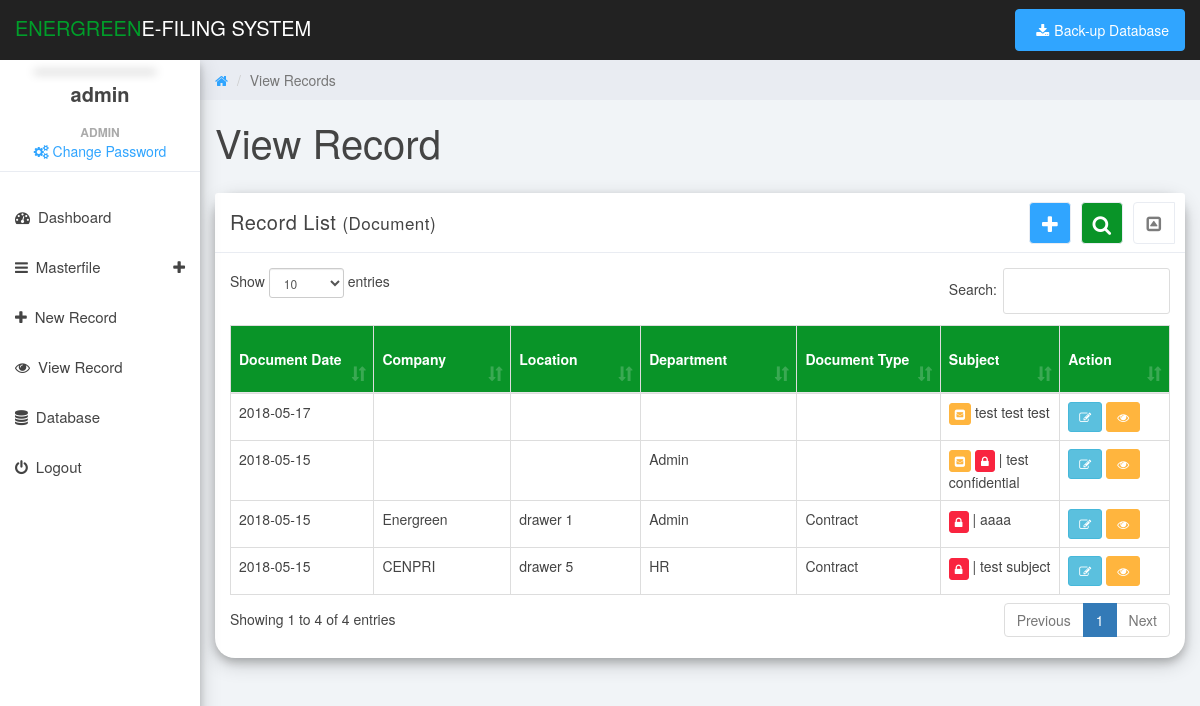
Page /viewrecord.php (signed in) on the committed database.
### tables this page shows
CREATE TABLE IF NOT EXISTS `document_info` (
`document_id` int(11) NOT NULL,
  `type_id` int(11) NOT NULL,
  `user_id` int(11) NOT NULL,
  `company_id` int(11) NOT NULL DEFAULT '0',
  `department_id` int(11) NOT NULL,
  `logged_date` varchar(255) DEFAULT NULL,
  `document_date` varchar(255) DEFAULT NULL,
  `location_id` int(11) NOT NULL DEFAULT '0',
  `subject` text NOT NULL,
  `copy_type` varchar(100) DEFAULT NULL,
  `confidential` varchar(15) DEFAULT NULL,
  `sender_company` varchar(150) DEFAULT NULL,
  `sender_person` varchar(255) DEFAULT NULL,
  `addressee_company` varchar(150) DEFAULT NULL,
  `addressee_person` varchar(255) DEFAULT NULL,
  `addressee` varchar(255) DEFAULT NULL,
  `signatory` varchar(255) DEFAULT NULL,
  `remarks` text NOT NULL,
  `email_attach` int(11) NOT NULL DEFAULT '0',
  `email_sender` varchar(255) DEFAULT NULL
);

CREATE TABLE IF NOT EXISTS `department` (
`department_id` int(11) NOT NULL,
  `department_name` varchar(100) DEFAULT NULL
);

CREATE TABLE IF NOT EXISTS `company` (
`company_id` int(11) NOT NULL,
  `company_name` varchar(255) NOT NULL
);

CREATE TABLE IF NOT EXISTS `document_location` (
`location_id` int(11) NOT NULL,
  `location_name` varchar(255) DEFAULT NULL
);

CREATE TABLE IF NOT EXISTS `document_type` (
`type_id` int(11) NOT NULL,
  `type_name` varchar(100) DEFAULT NULL
);

### functions/functions.php (called while the page is built, shortened)
<?php
	function getInfo($con, $column, $table, $id, $value_id){
		$get = $con->query("SELECT $column FROM $table WHERE $id = '$value_id'");
		$fetch = $get->fetch_array();
		return $fetch[$column];
	}
?>

### viewrecord.php (the view, shortened to what this page needs)
<?php
	include('header.php');
	include 'functions/functions.php';
	$usertype=$_SESSION['usertype'];
	$userid=$_SESSION['userid'];
?>
<body>
	<div id="contents" style="display: none">
		<div class="col-sm-9 col-sm-offset-3 col-lg-10 col-lg-offset-2 main">
			<div class="row">
				<ol class="breadcrumb">
					<li><a href="#">
						<em class="fa fa-home"></em>
					</a></li>
					<li class="active">View Records </li>
				</ol>
			</div>
			<div class="row">
				<div class="col-lg-12">
					<h1 class="page-header">View Record</h1>
				</div>
			</div>
			<div class="row">
				<div class="col-md-12">
					<div class="panel panel-default box-shadow">
						<div class="panel-heading">
							Record List <small>(Document)</small>
							<span class="pull-right clickable panel-toggle panel-button-tab-left"><em class="fa fa-toggle-up"></em></span>
							<a class="pull-right  btn-success btn-fill panel-toggle" style="background:#099428;color:white" data-toggle="modal" data-target="#mdl_searchRecord"><em class="fa fa-search"></em></a>
							<a class="pull-right btn-primary panel-toggle" style="background:#30a5ff;color:white" href="newrecord_first.php"><em class="fa fa-plus"></em></a>
						</div>
						<div class="panel-body">
							<div class="canvas-wrapper">
								<div id="tabl_rec" class="city">
									<table class="table  table-hover table-bordered" id="tbl_record" style="width:100%">
										<?php
										if(isset($_POST['search_doc'])){
											echo "Filters Applied: ".filtersApplied($con, $_POST) . " <a href='$_SERVER[PHP_SELF]' style='color:red; font-size:11px'>Remove filter</a><br><br>";
											$docid=filteredSQL($con,$_POST);
											?>
											<thead class="th-header">
												<th style='display:none'></th>
												<th>Document Date</th>
												<th>Company</th>
												<th>Location</th>
												<th>Department</th>
												<th>Document Type</th>
												<th>Subject</th>
												<th>Action</th>
											</thead>
											<?php
											foreach($docid AS $id){
												$sql = mysqli_query($con,"SELECT * FROM document_info WHERE document_id = '$id' ORDER BY document_id DESC");
												while($row = mysqli_fetch_array($sql)){
											?>
											<tr>
												<td style='display:none'><?php echo $row['document_id'];?></td>
												<td><?php echo $row['document_date'];?></td>
												<td><?php echo getInfo($con, 'company_name', 'company', 'company_id',  $row['company_id']);?></td>
												<td><?php echo getInfo($con, 'location_name', 'document_location', 'location_id',  $row['location_id']);?></td>
												<td><?php echo getInfo($con, 'department_name', 'department', 'department_id',  $row['department_id']);?></td>
												<td><?php echo getInfo($con, 'type_name', 'document_type', 'type_id',  $row['type_id']);?></td>
												<td><?php if($row['email_attach'] == 1) { ?>
													<a class='btn btn-warning btn-xs'><span class='fa fa-envelope-square'></span></a>
													<?php }
													 if($row['confidential'] == 'Yes') echo "<a class='btn btn-danger btn-xs'><span class='fa fa-lock'></span></a> | ";  echo $row['subject'];?>
												</td>
												<td>
												<?php
												$shared=getShared($con,$userid,$row['document_id']);
												if($usertype=='Staff') {
													if($row['confidential'] == 'No') { ?>
													<a href='newrecord.php?docid=<?php echo $row['document_id']; ?>' class="btn btn-info btn-sm" ><span class="fa fa-pencil-square-o"></span></a>
													<a href='view_details.php?id=<?php echo $row['document_id']; ?>' target='_blank' class="btn btn-warning btn-sm" ><span class="fa fa-eye"></span></a>
												<?php
													}
												} else if($usertype=='Manager'){
													if($row['user_id'] == $userid || $row['confidential'] == 'No' || $shared > 0) { ?>
													<a href='newrecord.php?docid=<?php echo $row['document_id']; ?>' class="btn btn-info btn-sm" ><span class="fa fa-pencil-square-o"></span></a>
													<a href='view_details.php?id=<?php echo $row['document_id']; ?>' target='_blank' class="btn btn-warning btn-sm" ><span class="fa fa-eye"></span></a>
													<?php }
												} else if($usertype=='Admin') { ?>
												<a href='newrecord.php?docid=<?php echo $row['document_id']; ?>' class="btn btn-info btn-sm" ><span class="fa fa-pencil-square-o"></span></a>
													<a href='view_details.php?id=<?php echo $row['document_id']; ?>' target='_blank' class="btn btn-warning btn-sm" ><span class="fa fa-eye"></span></a>
												<?php } ?>
												</td>
											</tr>
											<?php } } } else { ?>
											<thead class="th-header">
												<th>Document Date</th>
												<th>Company</th>
												<th>Location</th>
												<th>Department</th>
												<th>Document Type</th>
												<th>Subject</th>
												<th>Action</th>
											</thead>
											<?php
												$sql = mysqli_query($con,"SELECT * FROM document_info ORDER BY document_id DESC");
												while($row = mysqli_fetch_array($sql)){
											?>
											<tr>
												<td><?php echo $row['document_date'];?></td>
												<td><?php echo getInfo($con, 'company_name', 'company', 'company_id',  $row['company_id']);?></td>
												<td><?php echo getInfo($con, 'location_name', 'document_location', 'location_id',  $row['location_id']);?></td>
												<td><?php echo getInfo($con, 'department_name', 'department', 'department_id',  $row['department_id']);?></td>
												<td><?php echo getInfo($con, 'type_name', 'document_type', 'type_id',  $row['type_id']);?></td>
												<td>
													<?php if($row['email_attach'] == 1) { ?>
													<a class='btn btn-warning btn-xs'><span class='fa fa-envelope-square'></span></a>
													<?php }
													 if($row['confidential'] == 'Yes') echo "<a class='btn btn-danger btn-xs'><span class='fa fa-lock'></span></a> | ";  echo $row['subject'];?></td>
												<td>
												<?php
												if($usertype=='Staff') {
													if($row['confidential'] == 'No') { ?>
													<a href='newrecord.php?docid=<?php echo $row['document_id']; ?>' class="btn btn-info btn-sm" ><span class="fa fa-pencil-square-o"></span></a>
													<a href='view_details.php?id=<?php echo $row['document_id']; ?>' target='_blank' class="btn btn-warning btn-sm" ><span class="fa fa-eye"></span></a>
												<?php
													}
												} else if($usertype=='Admin') { ?>
												<a href='newrecord.php?docid=<?php echo $row['document_id']; ?>' class="btn btn-info btn-sm" ><span class="fa fa-pencil-square-o"></span></a>
													<a href='view_details.php?id=<?php echo $row['document_id']; ?>' target='_blank' class="btn btn-warning btn-sm" ><span class="fa fa-eye"></span></a>
												<?php } ?>
												</td>
											</tr>
										<?php } }?>
									</table>
								</div>
							</div>
						</div>
					</div>
				</div>
			</div>
		</div>
	</div>
</body>
</html>

### css/styles.css (style rules this page uses)
body { background: #f1f4f7; padding-top: 60px; font-size: 14px; color: #444444; font-family: "Montserrat", "Helvetica Neue", Helvetica, Arial, sans-serif; }
a, a:hover, a:focus { color: #30a5ff; }
h1, h2, h3, h4, h5, h6 { color: #444444; }
h1 { font-weight: 300; font-size: 40px; }
.btn-primary, .btn-primary:hover, .btn-primary:focus, .btn-primary:active, .btn-primary.active, .open > .dropdown-toggle.btn-primary, .btn-primary.disabled, .btn-primary[disabled], fieldset[disabled] .btn-primary, .btn-primary.disabled:hover, .btn-primary[disabled]:hover, fieldset[disabled] .btn-primary:hover, .btn-primary.disabled:focus, .btn-primary[disabled]:focus, fieldset[disabled] .btn-primary:focus, .btn-primary.disabled:active, .btn-primary[disabled]:active, fieldset[disabled] .btn-primary:active, .btn-primary.disabled.active, .btn-primary[disabled].active, fieldset[disabled] .btn-primary.active { background-color: #30a5ff; border-color: #30a5ff; }
.btn-success, .btn-success:hover, .btn-success:focus, .btn-success:active, .btn-success.active, .open > .dropdown-toggle.btn-success, .btn-success.disabled, .btn-success[disabled], fieldset[disabled] .btn-success, .btn-success.disabled:hover, .btn-success[disabled]:hover, fieldset[disabled] .btn-success:hover, .btn-success.disabled:focus, .btn-success[disabled]:focus, fieldset[disabled] .btn-success:focus, .btn-success.disabled:active, .btn-success[disabled]:active, fieldset[disabled] .btn-success:active, .btn-success.disabled.active, .btn-success[disabled].active, fieldset[disabled] .btn-success.active { background-color: #8ad919; border-color: #8ad919; }
.btn-warning, .btn-warning:hover, .btn-warning:focus, .btn-warning:active, .btn-warning.active, .open > .dropdown-toggle.btn-warning, .btn-warning.disabled, .btn-warning[disabled], fieldset[disabled] .btn-warning, .btn-warning.disabled:hover, .btn-warning[disabled]:hover, fieldset[disabled] .btn-warning:hover, .btn-warning.disabled:focus, .btn-warning[disabled]:focus, fieldset[disabled] .btn-warning:focus, .btn-warning.disabled:active, .btn-warning[disabled]:active, fieldset[disabled] .btn-warning:active, .btn-warning.disabled.active, .btn-warning[disabled].active, fieldset[disabled] .btn-warning.active { background-color: #ffb53e; border-color: #ffb53e; }
.btn-danger, .btn-danger:hover, .btn-danger:focus, .btn-danger:active, .btn-danger.active, .open > .dropdown-toggle.btn-danger, .btn-danger.disabled, .btn-danger[disabled], fieldset[disabled] .btn-danger, .btn-danger.disabled:hover, .btn-danger[disabled]:hover, fieldset[disabled] .btn-danger:hover, .btn-danger.disabled:focus, .btn-danger[disabled]:focus, fieldset[disabled] .btn-danger:focus, .btn-danger.disabled:active, .btn-danger[disabled]:active, fieldset[disabled] .btn-danger:active, .btn-danger.disabled.active, .btn-danger[disabled].active, fieldset[disabled] .btn-danger.active { background-color: #f9243f; border-color: #f9243f; }
.panel { border: 0; }
.panel-heading .fa-toggle-up, .panel-heading .fa-toggle-down { font-size: 17px; }
.panel-heading { font-size: 20px; font-weight: 300; letter-spacing: 0.025em; height: 60px; line-height: 38px; }
.panel-default .panel-heading { background: #fff; border-bottom: 1px solid #e9ecf2; color: #444444; }
.panel-settings a, .panel-toggle { width: 40px; padding: 2px 0 0 0; }
.panel-settings, .panel-toggle { display: inline-block; margin: -1px -5px 0 15px !important; border-radius: 4px; text-align: center; border: 1px solid #e9ecf2; color: #7c7c7c; background: #fff; width: 42px; }
.clickable { cursor: pointer; }
.panel-heading span { margin: 0px; font-size: 14px; }
.panel-button-tab-left { border-top-right-radius: 0; border-bottom-right-radius: 0; }
.breadcrumb { border-radius: 0; padding: 10px 15px 10px 15px; background: #e9ecf2; margin: 0; }
h1.page-header { margin-top: 20px; border-bottom: 0; }
.table { background: #fff; }
.table > thead > tr > th { border-bottom: 1px solid #e6e7e8; vertical-align: middle; height: 50px; }

### css/main.css (style rules this page uses)
#contents { display: none; }
.box-shadow { box-shadow: 0 4px 8px 0 rgba(0, 0, 0, 0.2), 0 6px 20px 0 rgba(0, 0, 0, 0.19); }
.th-header { background: #099428; color: #fff; }
.panel-default { border-radius: 20px; }

### rows in the picture
document_info: document_date "2018-05-17", email_attach 1 (drawn), subject "test test test"
document_info: document_date "2018-05-15", department.department_name "Admin", email_attach 1 (drawn), confidential "Yes" (drawn), subject "test confidential"
document_info: document_date "2018-05-15", company.company_name "Energreen", location.location_name "drawer 1", department.department_name "Admin", type.type_name "Contract", confidential "Yes" (drawn), subject "aaaa"
document_info: document_date "2018-05-15", company.company_name "CENPRI", location.location_name "drawer 5", department.department_name "HR", type.type_name "Contract", confidential "Yes" (drawn), subject "test subject"

### other values in the picture
$_SESSION['username'] "admin"
$_SESSION['fullname'] "ADMIN"
